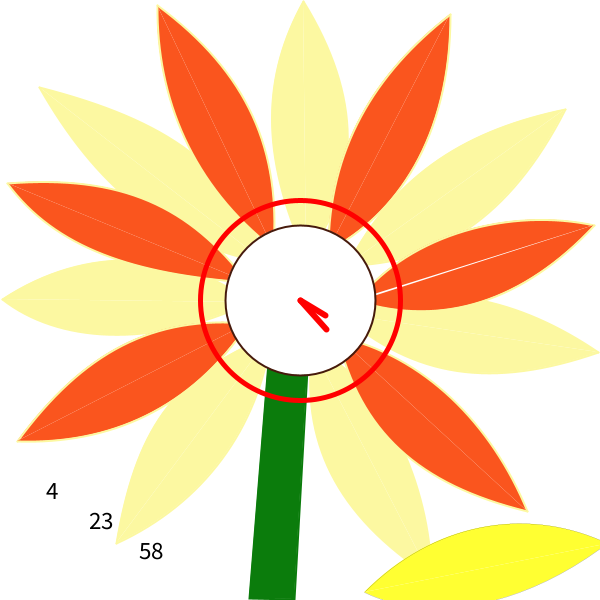
Frame 1 (no input)
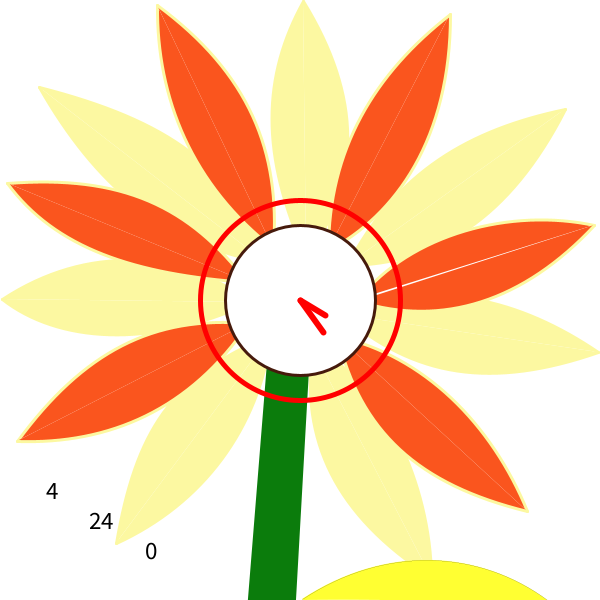
Frame 60 (the mouse pressed at the canvas centre just before this capture)
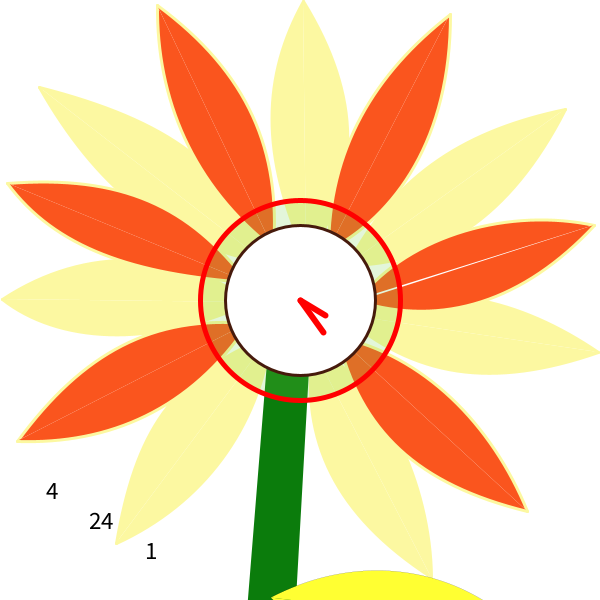
Frame 120 (the mouse held since frame 60 and released just before this capture)

The Processing sketch that drew these frames (run headless with seeded random() and noise(); from frame 60 on, the mouse is pressed at the canvas centre):

// Processing sketch: processing_144312
// ── processing_144312.pde

// Konkuk University
// Department of Dynamic Media
// SOS iDesign
// Name: Min Kyung Kim
// ID: 201420065


float X, Y;
float angle; 

void setup() {
  size (600, 600);
  smooth() ;
  strokeWeight(2);
  textSize(25);
  X = width/2;
  Y = height/2;
}

void draw() {
  background(255);
  drawClock();
}

void drawClock() {

  fill(#FCF8A1);
  stroke(#FCF8A1);
  bezier(250, 302, 182, 250, 87, 243, 2, 299);
  bezier(2, 299, 57, 342, 150, 349, 250, 302);
  bezier(265, 262, 164, 244, 95, 185, 39, 87);
  bezier(39, 87, 168, 120, 235, 167, 265, 262);
  bezier(306, 257, 361, 181, 362, 97, 303, 1);
  bezier(303, 1, 262, 75, 259, 154, 306, 257);
  bezier(347, 265, 435, 264, 509, 219, 565, 109);
  bezier(565, 109, 469, 129, 396, 171, 347, 265);
  bezier(341, 314, 432, 276, 520, 299, 598, 352);
  bezier(598, 352, 491, 389, 414, 377, 341, 314);
  bezier(312, 347, 383, 380, 430, 484, 431, 577);
  bezier(431, 577, 334, 514, 300, 440, 312, 347);
  bezier(271, 335, 258, 428, 203, 503, 116, 543);
  bezier(116, 543, 135, 432, 170, 375, 271, 335);

  fill(#FA551E);
 
  bezier(247, 282, 189, 206, 122, 174, 7, 183);
  bezier(7, 183, 55, 248, 134, 274, 247, 282);
  bezier(273, 248, 192, 185, 156, 98, 157, 5); 
  bezier(157, 5, 249, 73, 280, 151, 273, 248); 
  bezier(328, 250, 395, 215, 450, 138, 450, 14);
  bezier(450, 14, 374, 73, 328, 149, 328, 250); 
  bezier(358, 299, 410, 233, 511, 207, 594, 225); 
  bezier(594, 225, 523, 301, 442, 327, 358, 301); 
  bezier(337, 336, 423, 355, 491, 423, 527, 511); 
  bezier(527, 511, 417, 484, 360, 431, 337, 336); 
  bezier(248, 323, 153, 315, 83, 351, 17, 441); 
  bezier(17, 441, 109, 444, 190, 409, 248, 323); 

  fill(#0B7C0C);
  stroke(#0B7C0C);
  quad(268, 362, 307, 369, 294, 599, 249, 598);




  if (mousePressed) {
    fill(random(255), random(255), random(255), random(255));  
    ellipse(X, Y, 200, 200);
  }


  textAlign(CENTER, CENTER);
  fill(0);
  text(second(), 150+(50*cos(X-PI)), 500+(50*sin(Y-PI)));
  text(minute(), 100+(70*cos(X-PI)), 450+(70*sin(Y-PI)));
  text(hour()%12, 50+(90*cos(X-PI)), 400+(90*sin(X-PI)));


  fill(255);
  stroke(#461A0C);
  ellipse(X, Y, 150, 150);


  float s_angle = map(second(), 0, 60, 0, TWO_PI);
  pushMatrix();
  translate(width/2, height/2);
  rotate(s_angle);
  stroke(0, 0, 0);
  strokeWeight(0);
  fill(255, 255, 50);
  bezier(250, 302, 182, 250, 87, 243, 2, 299);
  bezier(2, 299, 57, 342, 150, 349, 250, 302);
  popMatrix();

  float m_angle = map(minute(), 0, 60, 0, 2*PI);
  pushMatrix();
  translate(X, Y);
  noFill();
  rotate(m_angle);
  stroke(255, 0, 0);
  strokeWeight(6);
  line(0, 0, 0, -40);
  popMatrix();

  float h_angle = map(hour (), 0, 12, 0, 2*PI);
  pushMatrix();
  translate(X, Y);
  rotate(h_angle);
  stroke(255, 0, 0);
  strokeWeight(6);
  line(0, 0, 0, -30);
  popMatrix();


  stroke(255, 0, 0);
  strokeWeight(5);
  ellipse(X, Y, 200, 200);
  strokeWeight(3);
}
